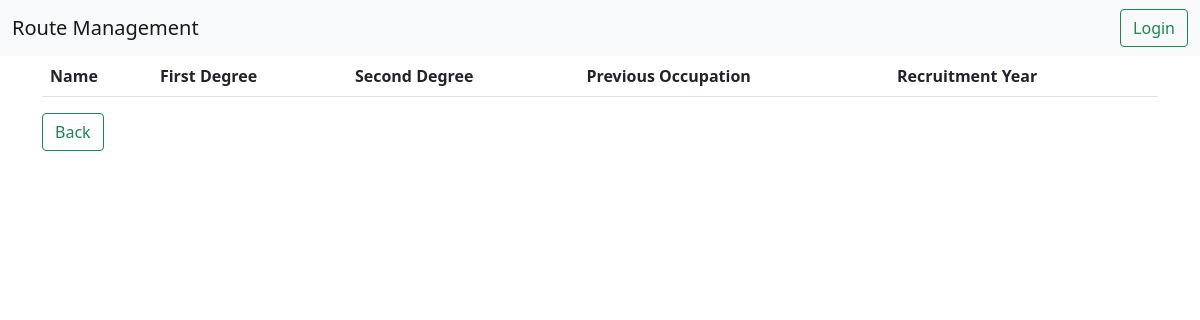
Before: /showStaff/ with the older database file.
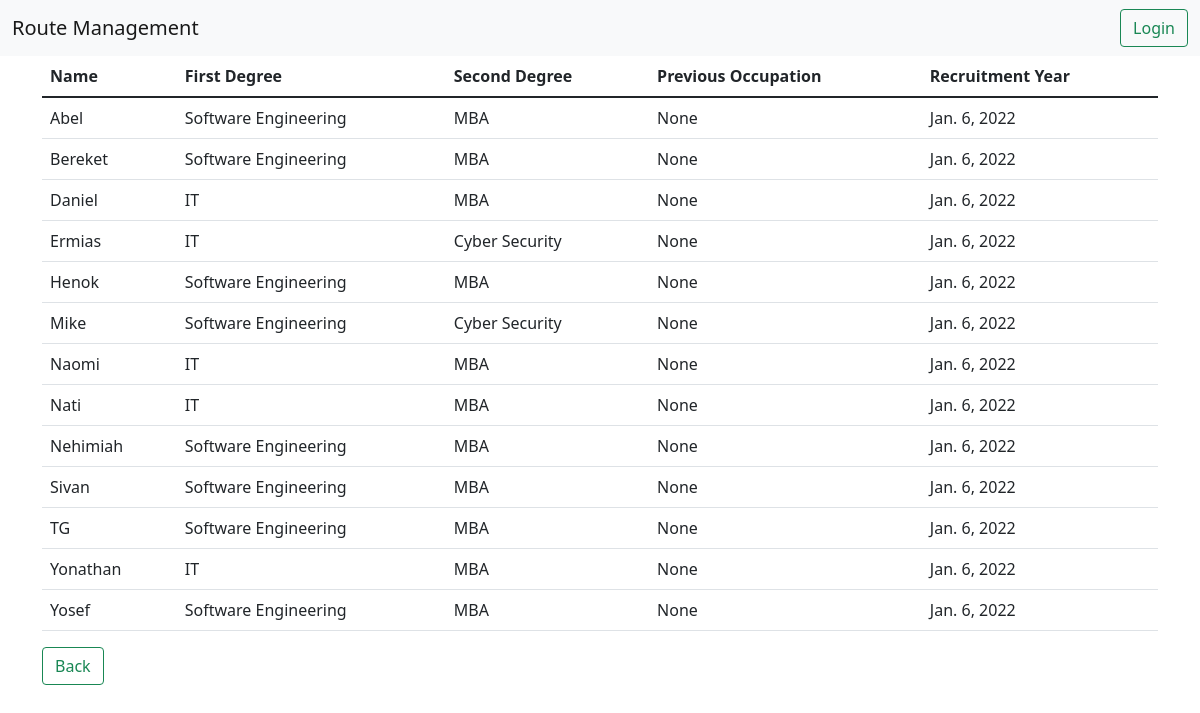
After: the same page with the newer database file.
### shuffle/models.py (models this page shows, shortened)
class StaffProfile(models.Model):
    user = models.OneToOneField(User, null=True, on_delete=models.CASCADE)
    isAvailable = models.BooleanField(default=True)
    firstDegree = models.CharField(max_length=100)
    secondDegree = models.CharField(max_length=100)
    perviousOccupation = models.CharField(max_length=100, null=True)
    recruitmentYear = models.DateField(default=datetime.date.today)
    dateCreated = models.DateTimeField(default=timezone.now)

### shuffle/views.py (the view)
# urls.py: path("showStaff/", views.showAllStaff, name="allStaff"),
def showAllStaff(request):
    staffMembers = StaffProfile.objects.all()
    return render(
        request, "shuffle/showStaff.html", context={"staffMembers": staffMembers}
    )

### shuffle/templates/shuffle/showStaff.html
{%extends 'base.html'%}
{%block content%}
    <table class="table table-borderd table-hover">
        <thead>
            <tr>
                <th>Name</th>
                <th>First Degree</th>
                <th>Second Degree</th>
                <th>Previous Occupation</th>
                <th>Recruitment Year</th>
            </tr>
        </thead>
        <tbody>
            {%for member in staffMembers%}
                <tr>
                    <td>{{member.user.username}}</td>
                    <td>{{member.firstDegree}}</td>
                    <td>{{member.secondDegree}}</td>
                    <td>{{member.perviousOccupation}}</td>
                    <td>{{member.recruitmentYear}}</td>
                </tr>
            {%endfor%}
        </tbody>
    </table>
    <a href="{%url 'shuffle:index' %}" class="btn btn-outline-success">Back</a>
{%endblock%}

### templates/base.html (shortened to what this page needs)
<!doctype html>
<html lang="en">
  <head>
    <link href="https://cdn.jsdelivr.net/npm/bootstrap@5.1.3/dist/css/bootstrap.min.css" rel="stylesheet">
  </head>
  <body>
        <nav class="navbar navbar-expand-lg navbar-light bg-light">
          <div class="container-fluid">
            <a class="navbar-brand" href="/">Route Management</a>
            <div class="collapse navbar-collapse" id="navbarSupportedContent">
              <a class="btn btn-outline-success" href="/admin">Login</a>
            </div>
          </div>
        </nav>
    <main class="container">
        {%block content%}
        {%endblock%}
    </main>
  </body>
</html>

Changed rows visible on the page:
added StaffProfile: user.username "Abel", firstDegree "Software Engineering", secondDegree "MBA", perviousOccupation "None", recruitmentYear "Jan. 6, 2022"
added StaffProfile: user.username "Bereket", firstDegree "Software Engineering", secondDegree "MBA", perviousOccupation "None", recruitmentYear "Jan. 6, 2022"
added StaffProfile: user.username "Daniel", firstDegree "IT", secondDegree "MBA", perviousOccupation "None", recruitmentYear "Jan. 6, 2022"
added StaffProfile: user.username "Ermias", firstDegree "IT", secondDegree "Cyber Security", perviousOccupation "None", recruitmentYear "Jan. 6, 2022"
added StaffProfile: user.username "Henok", firstDegree "Software Engineering", secondDegree "MBA", perviousOccupation "None", recruitmentYear "Jan. 6, 2022"
added StaffProfile: user.username "Mike", firstDegree "Software Engineering", secondDegree "Cyber Security", perviousOccupation "None", recruitmentYear "Jan. 6, 2022"
added StaffProfile: user.username "Naomi", firstDegree "IT", secondDegree "MBA", perviousOccupation "None", recruitmentYear "Jan. 6, 2022"
added StaffProfile: user.username "Nati", firstDegree "IT", secondDegree "MBA", perviousOccupation "None", recruitmentYear "Jan. 6, 2022"
added StaffProfile: user.username "Nehimiah", firstDegree "Software Engineering", secondDegree "MBA", perviousOccupation "None", recruitmentYear "Jan. 6, 2022"
added StaffProfile: user.username "Sivan", firstDegree "Software Engineering", secondDegree "MBA", perviousOccupation "None", recruitmentYear "Jan. 6, 2022"
added StaffProfile: user.username "TG", firstDegree "Software Engineering", secondDegree "MBA", perviousOccupation "None", recruitmentYear "Jan. 6, 2022"
added StaffProfile: user.username "Yonathan", firstDegree "IT", secondDegree "MBA", perviousOccupation "None", recruitmentYear "Jan. 6, 2022"
added StaffProfile: user.username "Yosef", firstDegree "Software Engineering", secondDegree "MBA", perviousOccupation "None", recruitmentYear "Jan. 6, 2022"
